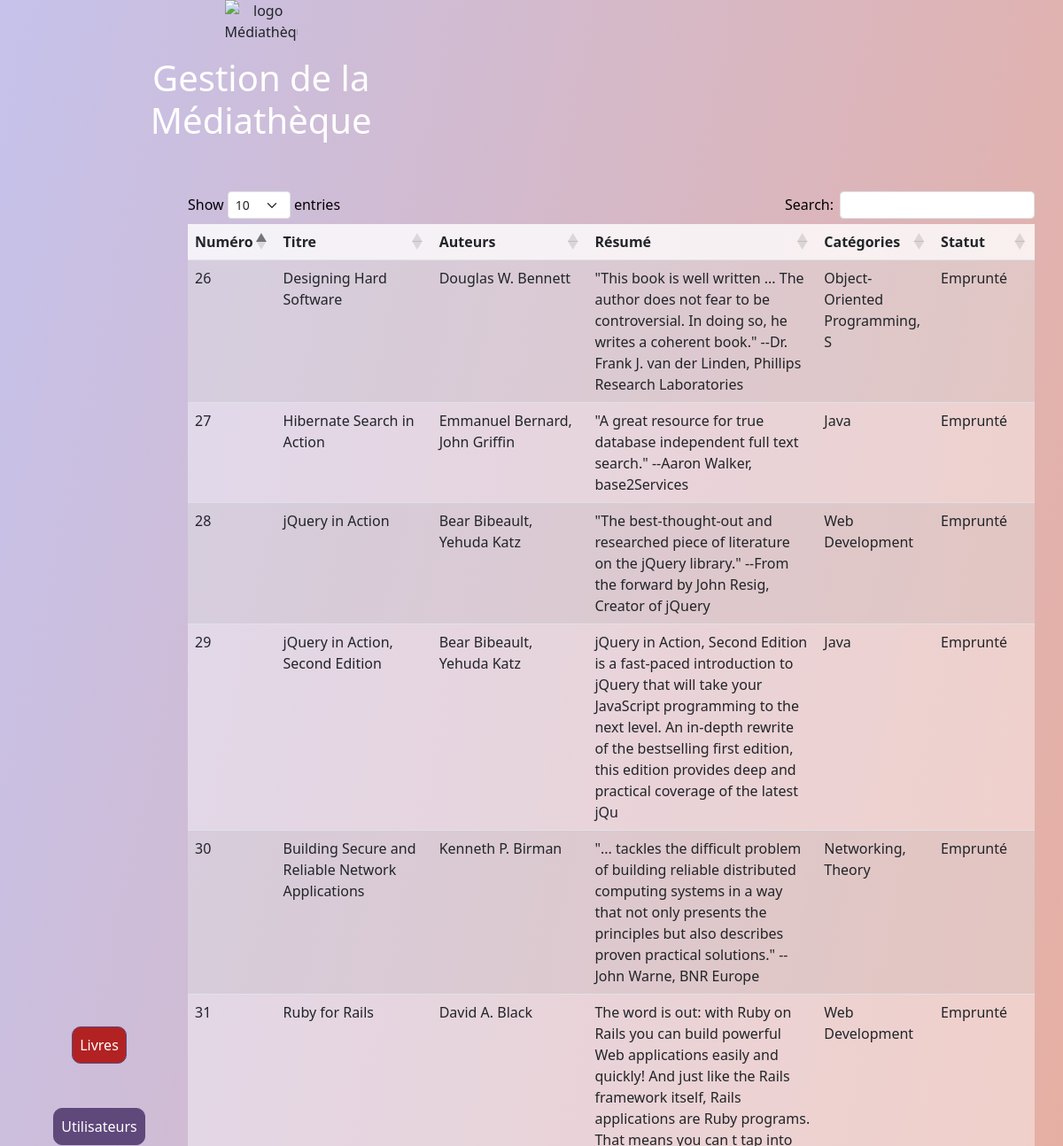
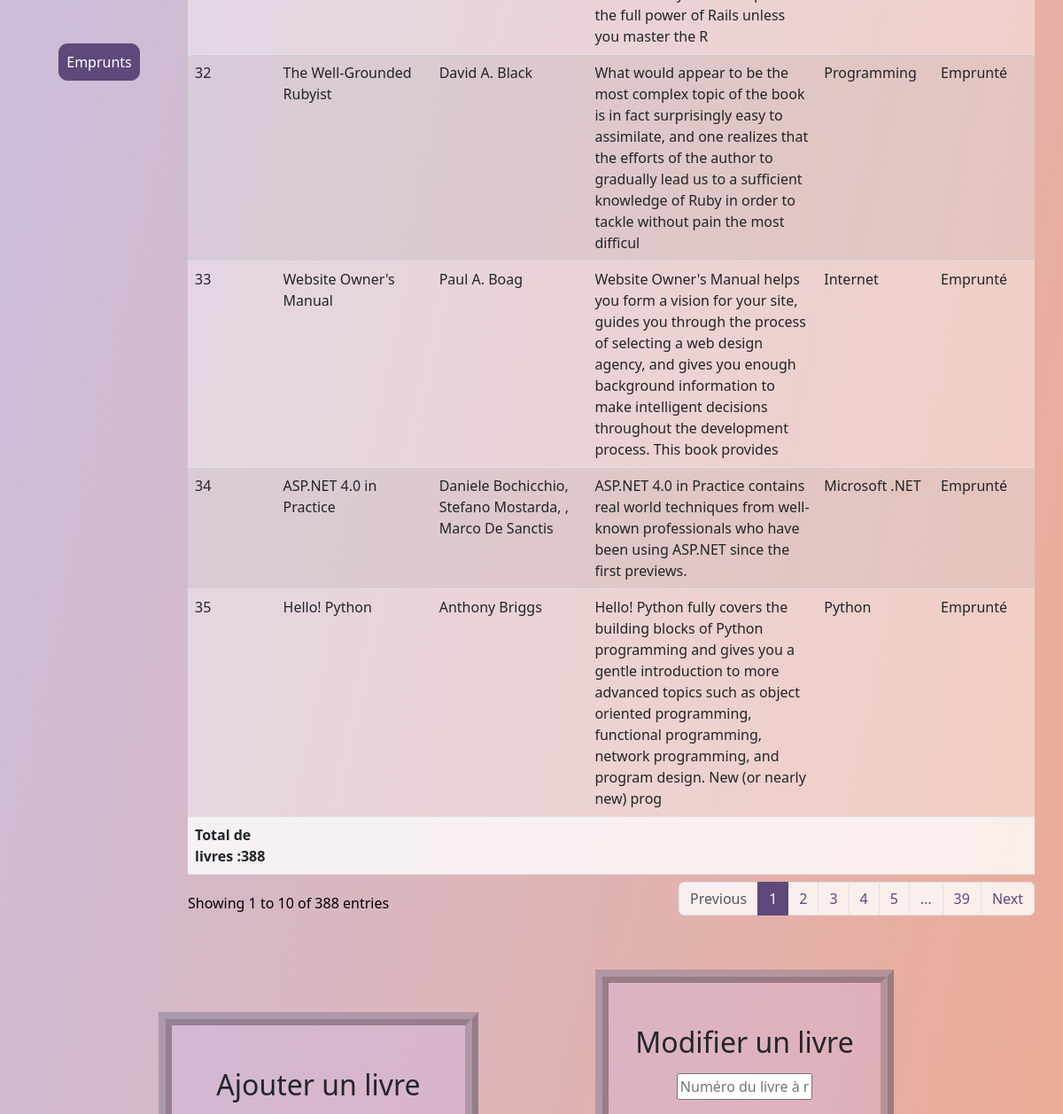
Before: / (upper part) with the older database file (2 pictures, top to bottom).
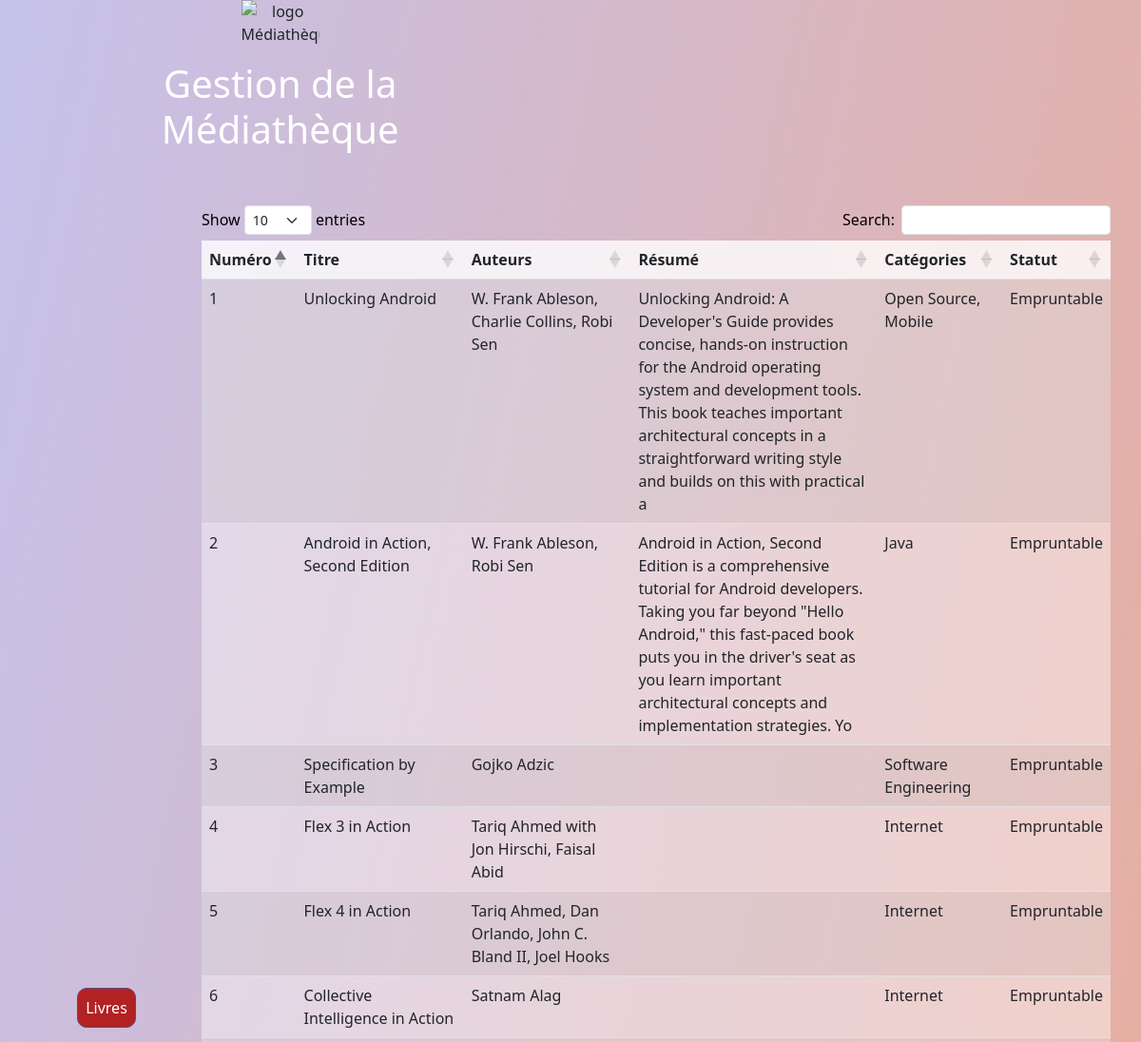
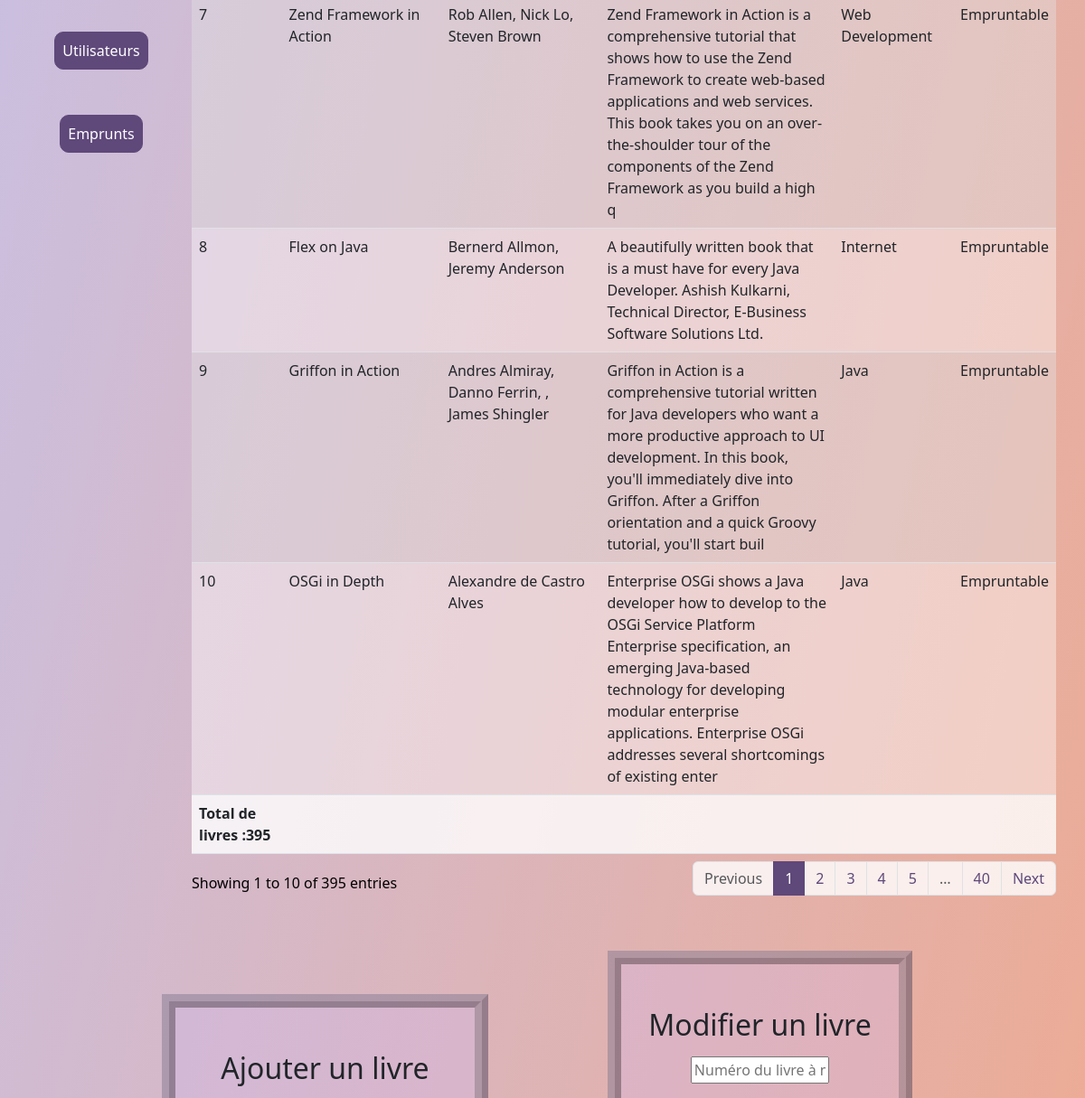
After: the same page with the newer database file (2 pictures, top to bottom).
### tables this page shows
CREATE TABLE IF NOT EXISTS `t_books` (
  `title` varchar(255) NOT NULL,
  `isbn` bigint NOT NULL,
  `pageCount` int NOT NULL,
  `publishedDate` date NOT NULL,
  `thumbnailUrl` varchar(255) NOT NULL,
  `shortDescription` varchar(255) NOT NULL,
  `longDescription` varchar(255) NOT NULL,
  `authors` varchar(255) NOT NULL,
  `categories` varchar(255) NOT NULL,
  `IsAvailable` tinyint(1) NOT NULL,
  `id_book` int NOT NULL AUTO_INCREMENT,
  PRIMARY KEY (`id_book`)
);

### dao.php (called while the page is built, shortened)
<?php
class DAO
{
	private $host = "127.0.0.1";
	private $user = "root";
	private $password = "";
	private $database = "bibliotheque";
	private $charset = "utf8";
	private $bdd;
	public function connexion()
	{
		try {
			$this->bdd = new PDO('mysql:host=' . $this->host . ';dbname=' . $this->database . ';charset=' . $this->charset, $this->user, $this->password);
		} catch (Exception $e) {
			$this->error = 'Erreur : ' . $e->getMessage();
		}
	}
	public function getResults($query)
	{
		$stmt = $this->bdd->query($query);
		if (!$stmt) {
			$this->error = $this->bdd->errorInfo();
			return false;
		} else {
			return $stmt->fetchAll();
		}
	}
	public function getBooks()
	{
		$sql = "SELECT
				`title`,
				`isbn`,
				`pageCount`,
				`publishedDate`,
				`thumbnailUrl`,
				`shortDescription`,
				`longDescription`,
				`authors`,
				`categories`,
				`IsAvailable`,
				`id_book`
		FROM
			`t_books`";
		return $this->getResults($sql);
	}
}

### index.php (the view, shortened to what this page needs)
<!DOCTYPE html>
<html lang="en">
<head>
    <link rel="stylesheet" href="https://cdnjs.cloudflare.com/ajax/libs/twitter-bootstrap/5.3.0/css/bootstrap.min.css" />
    <link rel="stylesheet" href="https://cdn.datatables.net/1.13.7/css/dataTables.bootstrap5.min.css" />
    <link rel="stylesheet" href="https://cdn.datatables.net/responsive/2.5.0/css/responsive.bootstrap5.min.css" />
    <link rel="stylesheet" type="text/css" href="style.css">
</head>
<body>
    <header>
        <div class="d-flex flex-row container text-center">
            <div class="row justify-content-center">
                <div class="col-md-8">
                    <img src="monogram-2670684_1280.png" alt="logo Médiathèque" class="custom-img">
                    <h1 class="fw-light mt-3 text-white">
                        Gestion de la Médiathèque
                    </h1>
                </div>
            </div>
        </div>
    </header>
    <?php
    require_once("dao.php");
    $dao = new DAO();
    $dao->connexion();
    $books = $dao->getBooks();
    ?>
    <div class="container-fluid">
        <div class="row">
            <div class="col-md-2 d-flex flex-row flex-md-column align-items-center my-auto justify-content-center">
                <div class="form-check mt-5">
                    <label class="form-check-label custom-radio-label active" for="books">Livres</label>
                </div>
                <div class="form-check mt-5">
                    <label class="form-check-label custom-radio-label" for="users">Utilisateurs</label>
                </div>
                <div class="form-check mt-5">
                    <label class="form-check-label custom-radio-label" for="borrows">Emprunts</label>
                </div>
            </div>
            <div id="table-container" class="col-md-10 mt-5">
                <table id="table_livre" class="table table-striped display custom-table" style="width:100%">
                    <thead id="thead">
                        <th id="0">Numéro</th>
                        <th id="1">Titre</th>
                        <th id="2">Auteurs</th>
                        <th id="3">Résumé</th>
                        <th id="4">Catégories</th>
                        <th id="5">Statut</th>
                    </thead>
                    <tbody id="tbody">
                        <?php foreach ($books as $row) : ?>
                            <tr>
                                <td><?php echo $row['id_book']; ?></td>
                                <td><?php echo $row['title']; ?></td>
                                <td><?php echo $row['authors']; ?></td>
                                <td><?php echo $row['shortDescription']; ?></td>
                                <td> <?php echo $row['categories']; ?> </td>
                                <td><?php echo ($row['IsAvailable'] == 0) ? "Emprunté" : "Empruntable"; ?></td>
                            </tr>
                        <?php endforeach; ?>
                    </tbody>
                    <tfoot id="tfoot">
                        <th></th>
                        <th></th>
                        <th></th>
                        <th></th>
                        <th></th>
                        <th></th>
                    </tfoot>
                </table>
            </div>
        </div>
        <div class="row" id="formulaires">
            <div id="caseAddBook" class="col-xl-4 my-5">
                <h2 class="mt-5 mb-3">Ajouter un livre</h2>
            </div>
            <div id="caseModifAndSuppr" class="col-xl-4">
                <div id="caseModif" class="col my-auto mb-5">
                    <h2 class="mt-5 mb-3">Modifier un livre</h2>
                    <input type="text" name="reference" id="inputModif" class="mb-1 w-50 mx-auto d-block" placeholder="Numéro du livre à modifier"><br>
                    <input type="text" id="modification" name="modification" class="mb-1 w-50 mx-auto d-block" placeholder="Modification"><br>
                    <button id="modifier" class="btn btn-lg btn-danger mt-3 mb-5" for="modifier">Modifier un livre</button><br>
                </div>
            </div>
        </div>
    </div>
</body>
</html>

Changed rows visible on the page:
no longer on this page (row edited): t_books: id_book "26", title "Designing Hard Software", authors "Douglas W. Bennett", shortDescription "\"This book is well written ... The author does not fear to be controversial. In doing so, he writes a coherent book.\" --Dr. Frank J. van der Linden, Phillips Research Laboratories", categories "Object-Oriented Programming, S", IsAvailable "Emprunté"
no longer on this page (row edited): t_books: id_book "27", title "Hibernate Search in Action", authors "Emmanuel Bernard, John Griffin", shortDescription "\"A great resource for true database independent full text search.\" --Aaron Walker, base2Services", categories "Java", IsAvailable "Emprunté"
no longer on this page (row edited): t_books: id_book "28", title "jQuery in Action", authors "Bear Bibeault, Yehuda Katz", shortDescription "\"The best-thought-out and researched piece of literature on the jQuery library.\" --From the forward by John Resig, Creator of jQuery", categories "Web Development", IsAvailable "Emprunté"
no longer on this page (row edited): t_books: id_book "29", title "jQuery in Action, Second Edition", authors "Bear Bibeault, Yehuda Katz", shortDescription "jQuery in Action, Second Edition is a fast-paced introduction to jQuery that will take your JavaScript programming to the next level. An in-depth rewrite of the bestselling first edition, this edition provides deep and practical coverage of the latest jQu", categories "Java", IsAvailable "Emprunté"
no longer on this page (row edited): t_books: id_book "30", title "Building Secure and Reliable Network Applications", authors "Kenneth P. Birman", shortDescription "\"... tackles the difficult problem of building reliable distributed computing systems in a way that not only presents the principles but also describes proven practical solutions.\" --John Warne, BNR Europe", categories "Networking, Theory", IsAvailable "Emprunté"
no longer on this page (row edited): t_books: id_book "31", title "Ruby for Rails", authors "David A. Black", shortDescription "The word is out: with Ruby on Rails you can build powerful Web applications easily and quickly! And just like the Rails framework itself, Rails applications are Ruby programs. That means you can t tap into the full power of Rails unless you master the R", categories "Web Development", IsAvailable "Emprunté"
no longer on this page (row edited): t_books: id_book "32", title "The Well-Grounded Rubyist", authors "David A. Black", shortDescription "What would appear to be the most complex topic of the book is in fact surprisingly easy to assimilate, and one realizes that the efforts of the author to gradually lead us to a sufficient knowledge of Ruby in order to tackle without pain the most difficul", categories "Programming", IsAvailable "Emprunté"
no longer on this page (row unchanged): t_books: id_book "33", title "Website Owner's Manual", authors "Paul A. Boag", shortDescription "Website Owner's Manual helps you form a vision for your site, guides you through the process of selecting a web design agency, and gives you enough background information to make intelligent decisions throughout the development process. This book provides", categories "Internet", IsAvailable "Emprunté"
no longer on this page (row edited): t_books: id_book "34", title "ASP.NET 4.0 in Practice", authors "Daniele Bochicchio, Stefano Mostarda, , Marco De Sanctis", shortDescription "ASP.NET 4.0 in Practice contains real world techniques from well-known professionals who have been using ASP.NET since the first previews.", categories "Microsoft .NET", IsAvailable "Emprunté"
no longer on this page (row edited): t_books: id_book "35", title "Hello! Python", authors "Anthony Briggs", shortDescription "Hello! Python fully covers the building blocks of Python programming and gives you a gentle introduction to more advanced topics such as object oriented programming, functional programming, network programming, and program design. New (or nearly new) prog", categories "Python", IsAvailable "Emprunté"
added t_books: id_book "1", title "Unlocking Android", authors "W. Frank Ableson, Charlie Collins, Robi Sen", shortDescription "Unlocking Android: A Developer's Guide provides concise, hands-on instruction for the Android operating system and development tools. This book teaches important architectural concepts in a straightforward writing style and builds on this with practical a", categories "Open Source, Mobile", IsAvailable "Empruntable"
added t_books: id_book "2", title "Android in Action, Second Edition", authors "W. Frank Ableson, Robi Sen", shortDescription "Android in Action, Second Edition is a comprehensive tutorial for Android developers. Taking you far beyond \"Hello Android,\" this fast-paced book puts you in the driver's seat as you learn important architectural concepts and implementation strategies. Yo", categories "Java", IsAvailable "Empruntable"
added t_books: id_book "3", title "Specification by Example", authors "Gojko Adzic", categories "Software Engineering", IsAvailable "Empruntable"
added t_books: id_book "4", title "Flex 3 in Action", authors "Tariq Ahmed with Jon Hirschi, Faisal Abid", categories "Internet", IsAvailable "Empruntable"
added t_books: id_book "5", title "Flex 4 in Action", authors "Tariq Ahmed, Dan Orlando, John C. Bland II, Joel Hooks", categories "Internet", IsAvailable "Empruntable"
added t_books: id_book "6", title "Collective Intelligence in Action", authors "Satnam Alag", categories "Internet", IsAvailable "Empruntable"
added t_books: id_book "7", title "Zend Framework in Action", authors "Rob Allen, Nick Lo, Steven Brown", shortDescription "Zend Framework in Action is a comprehensive tutorial that shows how to use the Zend Framework to create web-based applications and web services. This book takes you on an over-the-shoulder tour of the components of the Zend Framework as you build a high q", categories "Web Development", IsAvailable "Empruntable"
added t_books: id_book "8", title "Flex on Java", authors "Bernerd Allmon, Jeremy Anderson", shortDescription "A beautifully written book that is a must have for every Java Developer. Ashish Kulkarni, Technical Director, E-Business Software Solutions Ltd.", categories "Internet", IsAvailable "Empruntable"
added t_books: id_book "9", title "Griffon in Action", authors "Andres Almiray, Danno Ferrin, , James Shingler", shortDescription "Griffon in Action is a comprehensive tutorial written for Java developers who want a more productive approach to UI development. In this book, you'll immediately dive into Griffon. After a Griffon orientation and a quick Groovy tutorial, you'll start buil", categories "Java", IsAvailable "Empruntable"
added t_books: id_book "10", title "OSGi in Depth", authors "Alexandre de Castro Alves", shortDescription "Enterprise OSGi shows a Java developer how to develop to the OSGi Service Platform Enterprise specification, an emerging Java-based technology for developing modular enterprise applications. Enterprise OSGi addresses several shortcomings of existing enter", categories "Java", IsAvailable "Empruntable"
Other visible differences:
text written by a page script: "Show entries Search: Showing 1 to 10 of 388 entries Previous 1 2 3 4 5 … 39 Next" → "Show entries Search: Showing 1 to 10 of 395 entries Previous 1 2 3 4 5 … 40 Next"
text written by a page script: "Total de livres :388" → "Total de livres :395"
